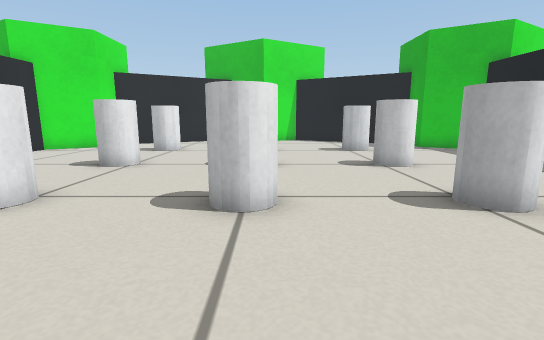
view 1 (above)

12 first-person views from a walk through a world built for the Gazebo simulator. The camera is 0.37 m above the floor, tilts 10° down and sees 85° across. The floor is counted in squares, 0.25 m on a side. Each view is taken from the middle of a square. On the plan, view 1 faces up. The plan holds only what a view shows up to about 14 squares ahead; the rest is blank. The place goes on beyond the plan.

view 2
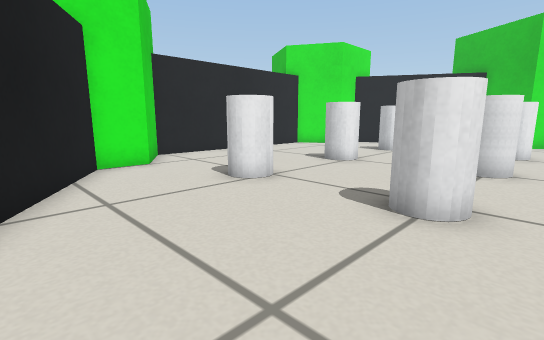

view 3
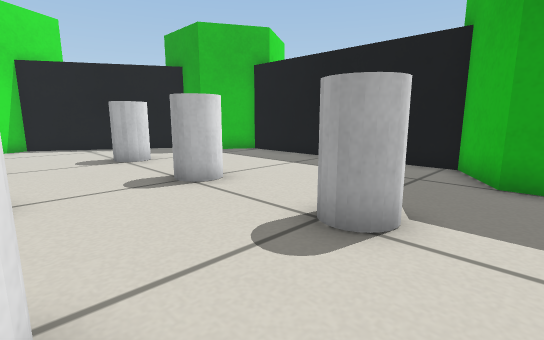

view 4
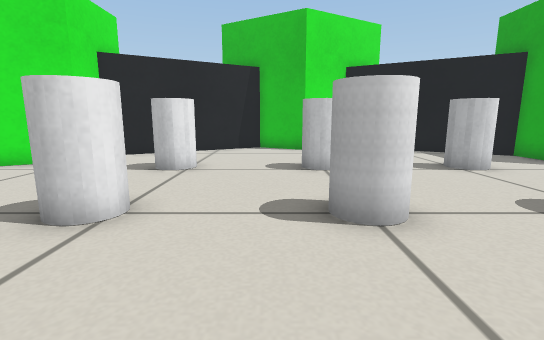

view 5
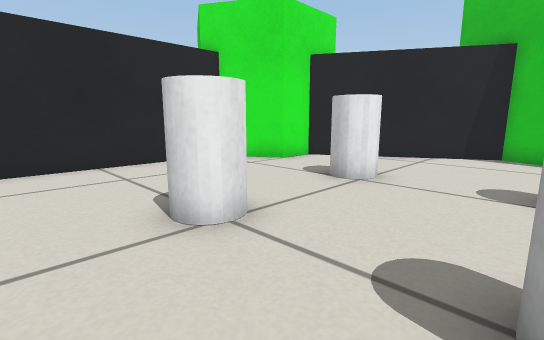

view 6
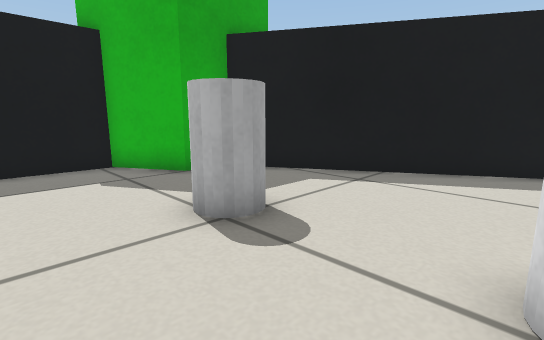

view 7
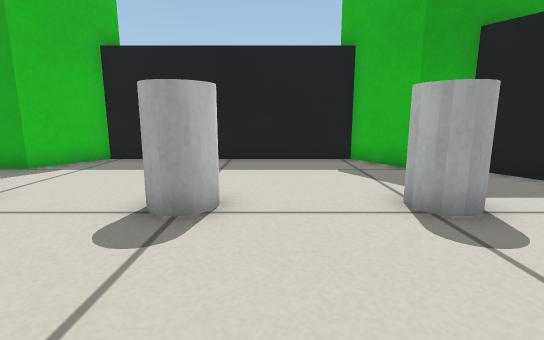

view 8
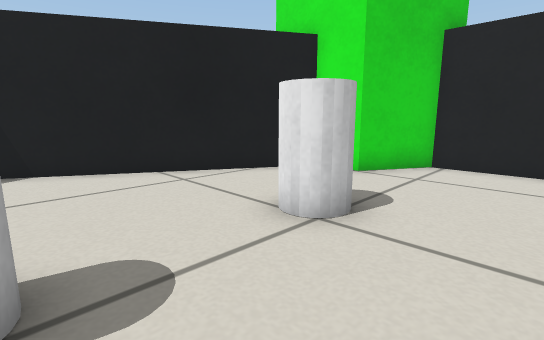

view 9
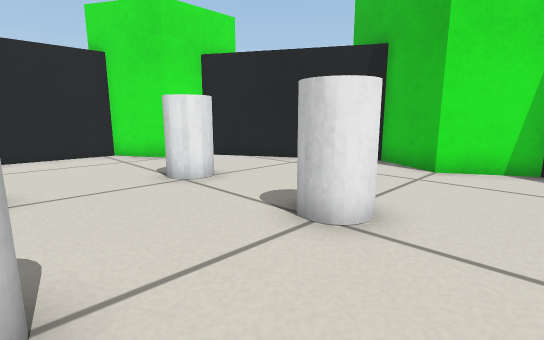

view 10
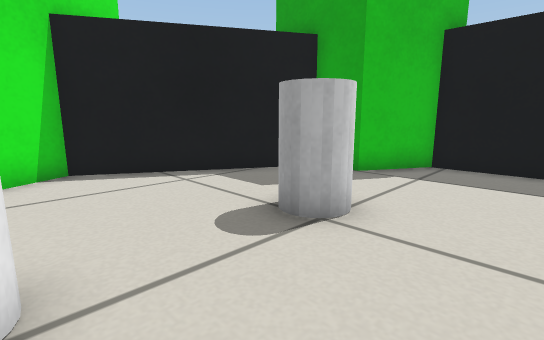

view 11
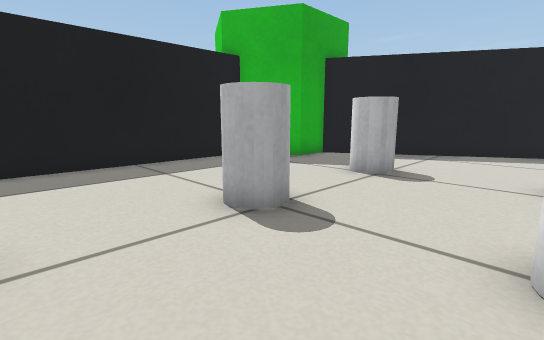

view 12
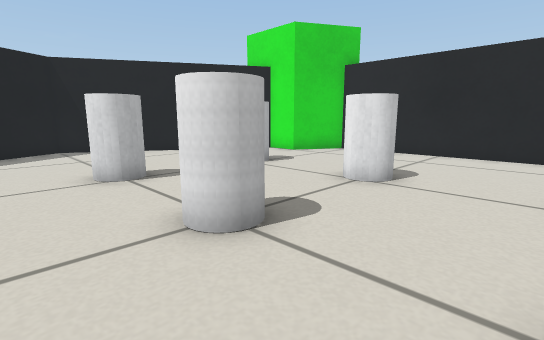

### Floor plan
Points are (right, up) in squares from view 1. A wall is a line through its corners. A room is listed if a view was taken in it or the views show most of it. See-through windows are left out.
Room 1 (views 1, 2, 3, 4, 5, 6, 7, 8, 9, 10, 11, 12)
walls: (-8.5, 3.9) (-8.5, 2.4) (-0.5, -2.2) (7.5, 2.4) (7.5, 3.9) (9.7, 5.2) (9.7, 13.8) (7.5, 15.1) (7.5, 16.6) (1.6, 20) (-0.5, 18.8) (-2.6, 20) (-8.5, 16.6) (-8.5, 15.1) (-10.7, 13.8) (-10.7, 5.2) (-8.5, 3.9)
objects: white cylinder (-5, 5) to (-4, 6); white cylinder (-5, 9) to (-4, 10); white cylinder (-5, 13) to (-4, 14); white cylinder (-1, 5) to (0, 6); white cylinder (-1, 9) to (0, 10); white cylinder (-1, 13) to (0, 14); white cylinder (3, 5) to (4, 6); white cylinder (3, 9) to (4, 10); white cylinder (3, 13) to (4, 14)

Where each view was taken, in squares from view 1:
view 1: 0 up, 0 right, facing up
view 2: 0 up, 1 right, facing up-left
view 3: 3 up, 0 right, facing up-right
view 4: 5 up, 2 left, facing up
view 5: 7 up, 1 left, facing up-left
view 6: 8 up, 0 right, facing down-right
view 7: 8 up, 1 left, facing right
view 8: 8 up, 1 left, facing down-left
view 9: 10 up, 2 right, facing up-left
view 10: 11 up, 0 right, facing up-right
view 11: 13 up, 0 right, facing down-right
view 12: 13 up, 2 right, facing down-left
